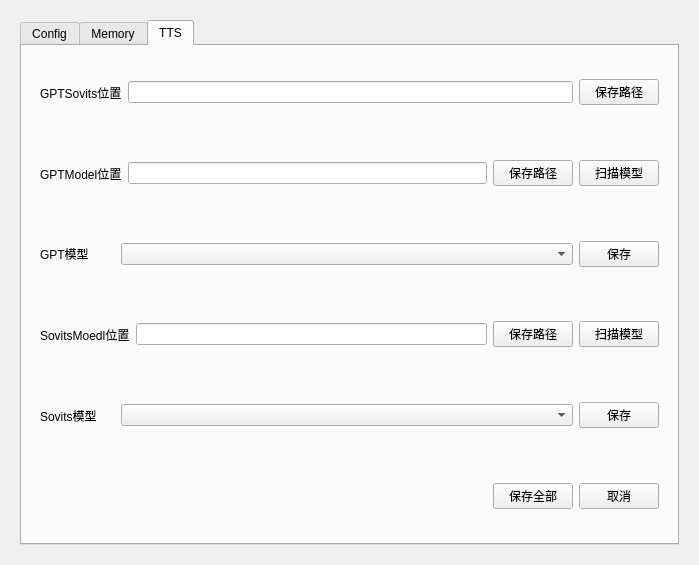
<?xml version="1.0" encoding="UTF-8"?>
<ui version="4.0">
 <class>SettingsWidget</class>
 <widget class="QWidget" name="SettingsWidget">
  <property name="geometry">
   <rect>
    <x>0</x>
    <y>0</y>
    <width>699</width>
    <height>565</height>
   </rect>
  </property>
  <property name="windowTitle">
   <string>Form</string>
  </property>
  <layout class="QHBoxLayout" name="horizontalLayout">
   <item>
    <widget class="QWidget" name="widget" native="true">
     <layout class="QHBoxLayout" name="horizontalLayout_2">
      <item>
       <widget class="QTabWidget" name="tabWidget">
        <property name="currentIndex">
         <number>2</number>
        </property>
        <widget class="QWidget" name="tab">
         <attribute name="title">
          <string>Config</string>
         </attribute>
         <layout class="QVBoxLayout" name="verticalLayout">
          <item>
           <widget class="QWidget" name="widget_2" native="true">
            <layout class="QHBoxLayout" name="horizontalLayout_3">
             <item>
              <widget class="QLabel" name="label">
               <property name="text">
                <string>APIKEY:</string>
               </property>
              </widget>
             </item>
             <item>
              <widget class="QLineEdit" name="lineEdit_apiKey"/>
             </item>
             <item>
              <widget class="QPushButton" name="btn_saveApiKey">
               <property name="text">
                <string>保存APIKEY</string>
               </property>
              </widget>
             </item>
            </layout>
           </widget>
          </item>
          <item>
           <widget class="QWidget" name="widget_4" native="true">
            <layout class="QHBoxLayout" name="horizontalLayout_4">
             <item>
              <widget class="QLabel" name="label_3">
               <property name="text">
                <string>APIKEY:</string>
               </property>
              </widget>
             </item>
             <item>
              <widget class="QLineEdit" name="lineEdit_apiKey_2"/>
             </item>
             <item>
              <widget class="QPushButton" name="btn_saveApiKey_2">
               <property name="text">
                <string>保存APIKEY</string>
               </property>
              </widget>
             </item>
            </layout>
           </widget>
          </item>
          <item>
           <spacer name="verticalSpacer">
            <property name="orientation">
             <enum>Qt::Orientation::Vertical</enum>
            </property>
            <property name="sizeHint" stdset="0">
             <size>
              <width>20</width>
              <height>40</height>
             </size>
            </property>
           </spacer>
          </item>
          <item>
           <widget class="QWidget" name="widget_3" native="true">
            <layout class="QHBoxLayout" name="horizontalLayout_5">
             <item>
              <spacer name="horizontalSpacer_3">
               <property name="orientation">
                <enum>Qt::Orientation::Horizontal</enum>
               </property>
               <property name="sizeHint" stdset="0">
                <size>
                 <width>40</width>
                 <height>20</height>
                </size>
               </property>
              </spacer>
             </item>
             <item>
              <widget class="QPushButton" name="btn_configSaveAll">
               <property name="text">
                <string>保存全部</string>
               </property>
              </widget>
             </item>
             <item>
              <widget class="QPushButton" name="btn_configQuit">
               <property name="text">
                <string>取消</string>
               </property>
              </widget>
             </item>
            </layout>
           </widget>
          </item>
         </layout>
        </widget>
        <widget class="QWidget" name="tab_2">
         <attribute name="title">
          <string>Memory</string>
         </attribute>
         <layout class="QVBoxLayout" name="verticalLayout_2">
          <item>
           <widget class="QWidget" name="widget_5" native="true">
            <layout class="QHBoxLayout" name="horizontalLayout_6">
             <item>
              <widget class="QLabel" name="label_2">
               <property name="text">
                <string>记忆轮数</string>
               </property>
              </widget>
             </item>
             <item>
              <widget class="QSpinBox" name="spinBox_memoryLength"/>
             </item>
             <item>
              <widget class="QPushButton" name="btn_saveMemoryLength">
               <property name="text">
                <string>设置轮数</string>
               </property>
              </widget>
             </item>
             <item>
              <widget class="QPushButton" name="btn_claenTempMemory">
               <property name="text">
                <string>清除临时记忆</string>
               </property>
              </widget>
             </item>
            </layout>
           </widget>
          </item>
          <item>
           <widget class="QTableView" name="tableView"/>
          </item>
          <item>
           <widget class="QWidget" name="widget_6" native="true">
            <layout class="QHBoxLayout" name="horizontalLayout_7">
             <item>
              <widget class="QPushButton" name="btn_deleteSelectedMemory">
               <property name="text">
                <string>清除已选</string>
               </property>
              </widget>
             </item>
             <item>
              <widget class="QPushButton" name="btn_claenAllMemory">
               <property name="text">
                <string>清除全部记录</string>
               </property>
              </widget>
             </item>
             <item>
              <spacer name="horizontalSpacer">
               <property name="orientation">
                <enum>Qt::Orientation::Horizontal</enum>
               </property>
               <property name="sizeHint" stdset="0">
                <size>
                 <width>40</width>
                 <height>20</height>
                </size>
               </property>
              </spacer>
             </item>
             <item>
              <widget class="QPushButton" name="btn_previousMemoryPage">
               <property name="text">
                <string>上一页</string>
               </property>
              </widget>
             </item>
             <item>
              <widget class="QLabel" name="label_MemoryPage">
               <property name="text">
                <string>TextLabel</string>
               </property>
              </widget>
             </item>
             <item>
              <widget class="QPushButton" name="btn_nextMemoryPage">
               <property name="text">
                <string>下一页</string>
               </property>
              </widget>
             </item>
            </layout>
           </widget>
          </item>
          <item>
           <widget class="QWidget" name="widget_7" native="true">
            <layout class="QHBoxLayout" name="horizontalLayout_8">
             <item>
              <spacer name="horizontalSpacer_2">
               <property name="orientation">
                <enum>Qt::Orientation::Horizontal</enum>
               </property>
               <property name="sizeHint" stdset="0">
                <size>
                 <width>40</width>
                 <height>20</height>
                </size>
               </property>
              </spacer>
             </item>
             <item>
              <widget class="QPushButton" name="btn_momorySaveAll">
               <property name="text">
                <string>保存全部</string>
               </property>
              </widget>
             </item>
             <item>
              <widget class="QPushButton" name="btn_memoryQuit">
               <property name="text">
                <string>取消</string>
               </property>
              </widget>
             </item>
            </layout>
           </widget>
          </item>
         </layout>
        </widget>
        <widget class="QWidget" name="tab_3">
         <attribute name="title">
          <string>TTS</string>
         </attribute>
         <layout class="QVBoxLayout" name="verticalLayout_3">
          <item>
           <widget class="QWidget" name="widget_8" native="true">
            <layout class="QHBoxLayout" name="horizontalLayout_9">
             <item>
              <widget class="QLabel" name="label_4">
               <property name="text">
                <string>GPTSovits位置</string>
               </property>
              </widget>
             </item>
             <item>
              <widget class="QLineEdit" name="lineEdit_GPTSovitsFilePath"/>
             </item>
             <item>
              <widget class="QPushButton" name="btn_saveGPTSoVitsPath">
               <property name="text">
                <string>保存路径</string>
               </property>
              </widget>
             </item>
            </layout>
           </widget>
          </item>
          <item>
           <widget class="QWidget" name="widget_12" native="true">
            <layout class="QHBoxLayout" name="horizontalLayout_13">
             <item>
              <widget class="QLabel" name="label_7">
               <property name="text">
                <string>GPTModel位置</string>
               </property>
              </widget>
             </item>
             <item>
              <widget class="QLineEdit" name="lineEdit_GPTModelFilePath"/>
             </item>
             <item>
              <widget class="QPushButton" name="btn_saveGPTPath">
               <property name="text">
                <string>保存路径</string>
               </property>
              </widget>
             </item>
             <item>
              <widget class="QPushButton" name="btn_loadGPTModel">
               <property name="text">
                <string>扫描模型</string>
               </property>
              </widget>
             </item>
            </layout>
           </widget>
          </item>
          <item>
           <widget class="QWidget" name="widget_9" native="true">
            <layout class="QHBoxLayout" name="horizontalLayout_10" stretch="1,6,1">
             <item>
              <widget class="QLabel" name="label_5">
               <property name="text">
                <string>GPT模型</string>
               </property>
              </widget>
             </item>
             <item>
              <widget class="QComboBox" name="comboBox_GPTModel"/>
             </item>
             <item>
              <widget class="QPushButton" name="btn_saveGPTModelPath">
               <property name="text">
                <string>保存</string>
               </property>
              </widget>
             </item>
            </layout>
           </widget>
          </item>
          <item>
           <widget class="QWidget" name="widget_13" native="true">
            <layout class="QHBoxLayout" name="horizontalLayout_14">
             <item>
              <widget class="QLabel" name="label_8">
               <property name="text">
                <string>SovitsMoedl位置</string>
               </property>
              </widget>
             </item>
             <item>
              <widget class="QLineEdit" name="lineEdit_sovitsModelFilePath"/>
             </item>
             <item>
              <widget class="QPushButton" name="btn_saveSoVitsPath">
               <property name="text">
                <string>保存路径</string>
               </property>
              </widget>
             </item>
             <item>
              <widget class="QPushButton" name="btn_loadSovitsModel">
               <property name="text">
                <string>扫描模型</string>
               </property>
              </widget>
             </item>
            </layout>
           </widget>
          </item>
          <item>
           <widget class="QWidget" name="widget_10" native="true">
            <layout class="QHBoxLayout" name="horizontalLayout_11" stretch="1,6,1">
             <item>
              <widget class="QLabel" name="label_6">
               <property name="text">
                <string>Sovits模型</string>
               </property>
              </widget>
             </item>
             <item>
              <widget class="QComboBox" name="comboBox_SoVitsModel"/>
             </item>
             <item>
              <widget class="QPushButton" name="btn_saveSoVitsModelPath">
               <property name="text">
                <string>保存</string>
               </property>
              </widget>
             </item>
            </layout>
           </widget>
          </item>
          <item>
           <widget class="QWidget" name="widget_11" native="true">
            <layout class="QHBoxLayout" name="horizontalLayout_12">
             <item>
              <spacer name="horizontalSpacer_4">
               <property name="orientation">
                <enum>Qt::Orientation::Horizontal</enum>
               </property>
               <property name="sizeHint" stdset="0">
                <size>
                 <width>40</width>
                 <height>20</height>
                </size>
               </property>
              </spacer>
             </item>
             <item>
              <widget class="QPushButton" name="btn_TTSSaveAll">
               <property name="text">
                <string>保存全部</string>
               </property>
              </widget>
             </item>
             <item>
              <widget class="QPushButton" name="btn_TTSQuit">
               <property name="text">
                <string>取消</string>
               </property>
              </widget>
             </item>
            </layout>
           </widget>
          </item>
         </layout>
        </widget>
       </widget>
      </item>
     </layout>
    </widget>
   </item>
  </layout>
 </widget>
 <resources/>
 <connections/>
</ui>
